Frame 1 (no input): blank canvas, image omitted
Frame 60 (no input): blank canvas, image omitted
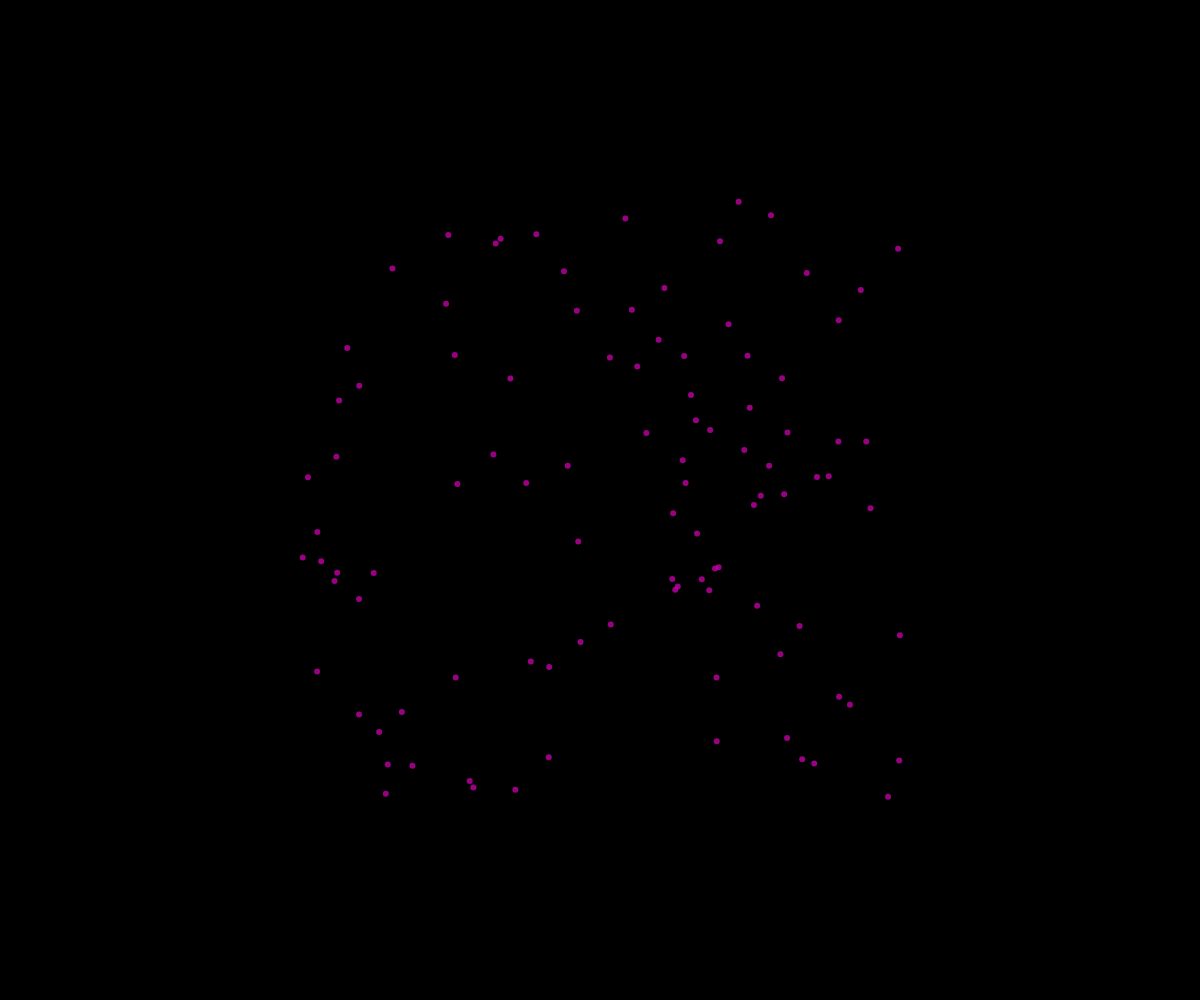
Frame 120 (the mouse pressed at the canvas centre since frame 60)

The p5.js sketch whose frames 1 and 60 were blank and that drew this single picture after the mouse press (run headless with seeded random() and noise() and a simulated clock; from frame 60 on, the mouse is pressed at the canvas centre):

// p5.js sketch
// ── sketch.js
// fireworks

class Particle{
  constructor(x,y) {
    this.x = x;
    this.y = y;
    this.dx = random(-5, 5);
    this.dy = random(-5, 5);
    this.radius = 3;
    this.r = 200;
    this.g = 0;
    this.b = 170;
    this.opacity = 255;
  }

  display(){
    noStroke();
    fill(this.r, this.g, this.b, this.opacity);
    circle(this.x, this.y, this.radius*2);
  }

  update() {
    //move
    this.x += this.dx;
    this.y += this.dy;

    //opacity fade
    this.opacity--;
  }

  isDead() {
    return this.opacity <= 0;
  }
}

const NUMBER_OF_FIREWORKS_PER_CLICK = 100;
let theFireworks = [];

function setup() {
  createCanvas(windowWidth, windowHeight);
}

function draw() {
  background("black");

  for (let aFirework of theFireworks) {
    if (aFirework.isDead()) {
      //get rid of it
      let index = theFireworks.indexOf(aFirework);
      theFireworks.splice(index,1);
    }
    else {
      aFirework.update();
      aFirework.display();
    }
  }
}

function mousePressed() {
  for (let i = 0; i < NUMBER_OF_FIREWORKS_PER_CLICK; i++) {
    let someFirewwork = new Particle(mouseX, mouseY);
    theFireworks.push(someFirewwork);
  }
}
